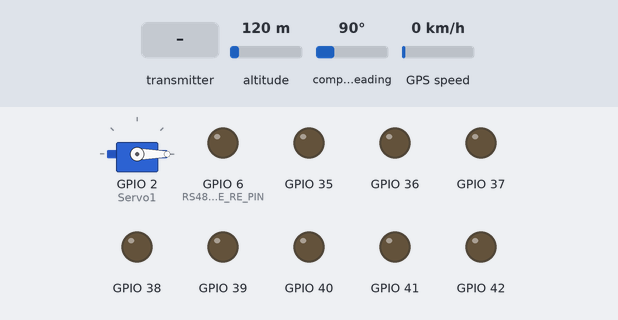
Simulated run of this sketch. Board: ESP32-S3. Parts: servo, output pins drawn as LEDs (lit = HIGH). The test bench sets the inputs (shaded band); at power-on: altitude 120 m, compass heading 90°, GPS speed 0 km/h. The GPS gets a fix after 3 s at 37.7749, -122.4194 with 8 satellites; no radio packets arrive unless stated; pins used as bus, display or sensor lines are not drawn; what the sketch prints to the serial monitor is not drawn.

Above: at 1.7 s.
1.8 s: the transmitter starts sending ARMstatus = 1
At 2.7 s:
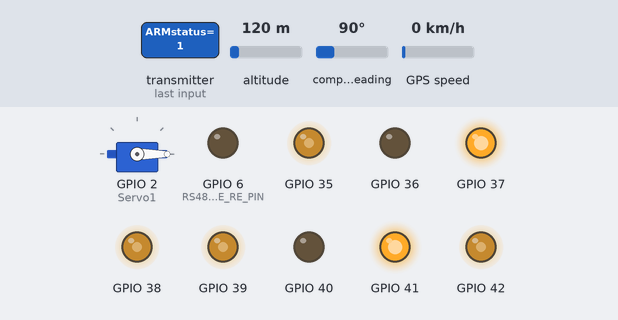
3.3 s: the transmitter starts sending b2 = 64
At 3.6 s:
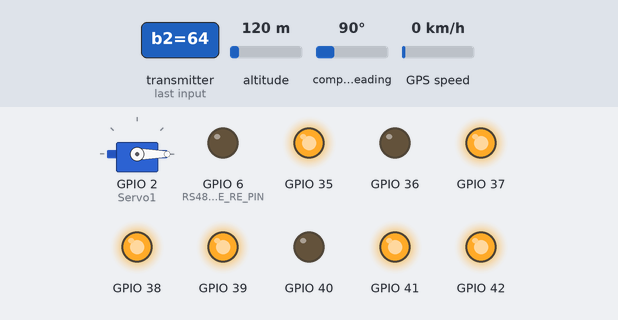
4.8 s: the transmitter starts sending joyY = 2048
At 5.7 s:
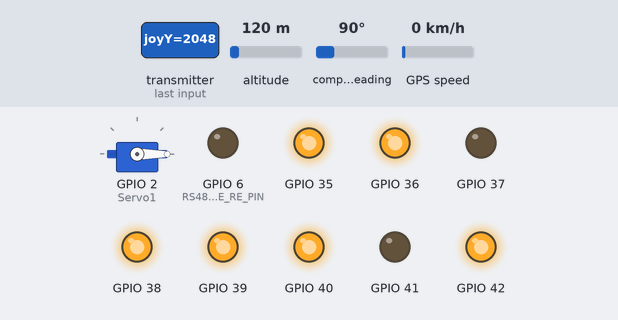
6.3 s: the transmitter starts sending joyX = 1024
At 7.0 s:
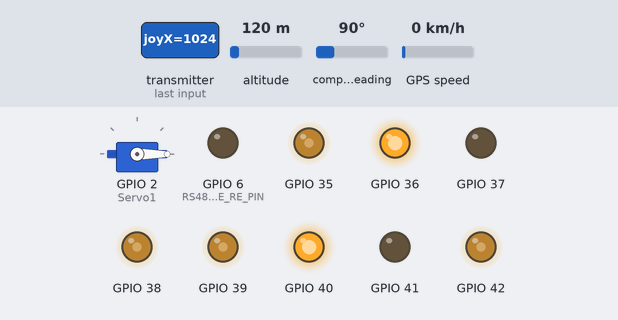
7.8 s: the transmitter starts sending b2 = 0
At 9.0 s:
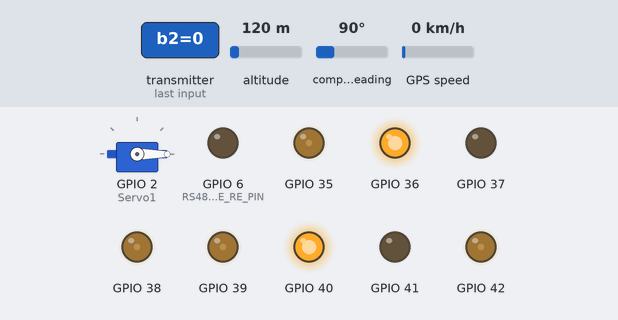
9.3 s: the transmitter starts sending joyY = 1024
At 10.3 s:
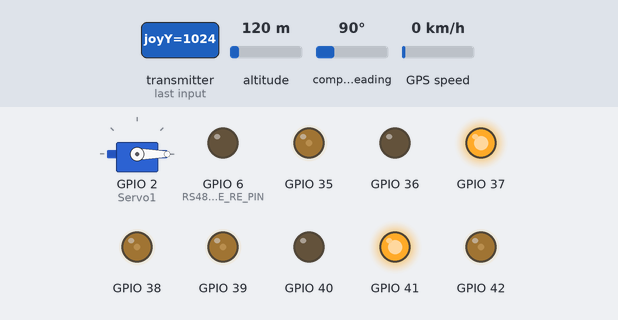
Timing chart, 0 to 11.8 s (numbered marks = the images above; inputs shaded):
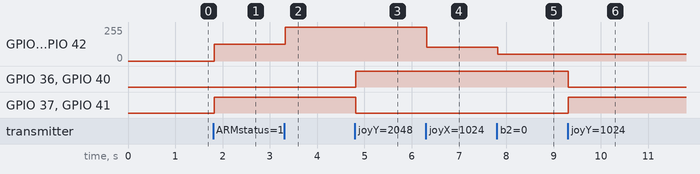

Measured:
- after the input at 1.8 s, GPIO 35, GPIO 38, GPIO 39, GPIO 42: 0/255 → 127/255 at once; GPIO 37, GPIO 41: LOW → HIGH at once
- after the input at 3.3 s, GPIO 35, GPIO 38, GPIO 39, GPIO 42: 127/255 → 255/255 at once
- after the input at 4.8 s, GPIO 36, GPIO 40: LOW → HIGH at once; GPIO 37, GPIO 41: HIGH → LOW at once
- after the input at 6.3 s, GPIO 35, GPIO 38, GPIO 39, GPIO 42: 255/255 → 105/255 at once
- after the input at 7.8 s, GPIO 35, GPIO 38, GPIO 39, GPIO 42: 105/255 → 52/255 at once
- after the input at 9.3 s, GPIO 36, GPIO 40: HIGH → LOW at once; GPIO 37, GPIO 41: LOW → HIGH at once

The sketch:

Rover.ino
```cpp
#include <TinyGPS++.h>
#include <TinyGPSPlus.h>
#include <DHT22.h>
#include <BH1750.h>
#include <Wire.h>
#include <SPI.h>
#include <ModbusMaster.h>
#include <RF24.h>
#include <ESP32Servo.h>
#include <HardwareSerial.h>


#define pinDATA 3

#define uart1_rx 17
#define uart1_tx 18

#define RS485_DE_RE_PIN 6   // ขา Enable ส่ง/รับ ของ MAX485 (DE + RE)
#define RS485_RX_PIN    19  // RO จาก MAX485 → RX2
#define RS485_TX_PIN    20  // DI จาก ESP32 → TX2

#define SCK 12
#define MISO 13
#define MOSI 11

#define TXCSN  46
#define TXCE   10

#define RXCSN  14
#define RXCE   21

RF24 radioTX(TXCE, TXCSN);
RF24 radioRX(RXCE, RXCSN);

bool ARM, Resrc;
const int CENTER_X = 1772;
const int CENTER_Y = 1772;
const int DEAD     = 20;
uint8_t speed = 0;
int stae = 0;

const byte addressTX[6] = "John";
//const byte addressTXPos[6] = "JohnPo";

const byte addressRX[6] = "Artur";

/*การกำหนดค่าเริ่มต้นให้กับโครงสร้าง (structure) ที่จัดเรียงสมาชิกในหน่วยความจำให้ ชิดติดกันโดยไม่มีการเว้นช่องว่าง ซึ่งแตกต่างจากค่าเริ่มต้นปกติที่คอมไพเลอร์อาจเพิ่มช่องว่าง
(padding) เพื่อเพิ่มประสิทธิภาพในการเข้าถึงข้อมูล โดยมีจุดประสงค์หลักเพื่อลดขนาดของหน่วยความจำที่ใช้และเพื่อให้มั่นใจว่าข้อมูลจะมีรูปแบบตรงตามที่กำหนดไว้
int8_t → 1 byte
int16_t × 5 → 10 bytes
uint16_t × 4 → 8 bytes
float × 2 → 8 bytes
int16_t → 2 bytes
รวม = 1 + 10 + 8 + 8 + 2 = 29 bytes
*/
struct __attribute__((packed)) SoilPacket {
  int8_t   lux;
  int16_t  t10;
  int16_t  h10;
  int16_t  hum10;
  int16_t  tmp10;
  int16_t  ph10;
  uint16_t ec;
  uint16_t n;
  uint16_t p;
  uint16_t k;
  float    lat;
  float    lon;
  int16_t  au;
  int16_t  speed;
};
SoilPacket dataTX;

/*
struct GNSSPayload {
  float    lat;
  float    lon;
  int16_t  au;
  int16_t  speed;
};

GNSSPayload dataTXPosition;*/

struct Payload {
  uint8_t  b1;
  uint8_t  b2;
  uint8_t  b3;
  uint8_t  trig;
  uint16_t joyX;
  uint16_t joyY;
  bool ARMstatus;
  bool Resrcstatus;
};
Payload dataRX;

TinyGPSPlus gps;
HardwareSerial ss(1);

BH1750 lightMeter;

DHT22 dht22(pinDATA);

HardwareSerial &RS485Serial = Serial2;
ModbusMaster node;

Servo Servo1;

// ====== ควบคุม DE/RE สำหรับ half-duplex ======
void preTransmission()
{
  digitalWrite(RS485_DE_RE_PIN, HIGH); // เข้าโหมดส่ง
}

void postTransmission()
{
  digitalWrite(RS485_DE_RE_PIN, LOW);  // กลับมาโหมดรับ
}

void idle(){
  digitalWrite(36, 0);
  digitalWrite(37, 0);
  digitalWrite(40, 0);
  digitalWrite(41, 0);
  analogWrite(35, 0);
  analogWrite(38, 0);
  analogWrite(39, 0);
  analogWrite(42, 0);
}

void backward(){
  digitalWrite(36, 1);
  digitalWrite(37, 0);
  digitalWrite(40, 1);
  digitalWrite(41, 0);
  analogWrite(35, updateSpeedXY());
  analogWrite(38, updateSpeedXY());
  analogWrite(39, updateSpeedXY());
  analogWrite(42, updateSpeedXY());
}

void forward(){
  digitalWrite(36, 0);
  digitalWrite(37, 1);

  digitalWrite(40, 0);
  digitalWrite(41, 1);
  analogWrite(35, updateSpeedXY());
  analogWrite(38, updateSpeedXY());
  analogWrite(39, updateSpeedXY());
  analogWrite(42, updateSpeedXY());
}
void spinright(){
  digitalWrite(36, 1);
  digitalWrite(37, 0);
  digitalWrite(40, 0);
  digitalWrite(41, 1);

  analogWrite(35, updateSpeedXY());
  analogWrite(38, updateSpeedXY());
  analogWrite(39, updateSpeedXY());
  analogWrite(42, updateSpeedXY());
}

void spinleft(){
  digitalWrite(36, 0);
  digitalWrite(37, 1);
  digitalWrite(40, 1);
  digitalWrite(41, 0);

  analogWrite(35, updateSpeedXY());
  analogWrite(38, updateSpeedXY());
  analogWrite(39, updateSpeedXY());
  analogWrite(42, updateSpeedXY());
}

void Motoersoild(){
  digitalWrite(36, 1);
  digitalWrite(37, 0);
  digitalWrite(40, 0);
  digitalWrite(41, 1);
  analogWrite(35, updateSpeedXY());
  analogWrite(38, updateSpeedXY());
  analogWrite(39, updateSpeedXY());
  analogWrite(42, updateSpeedXY());
}


void setup() {
  Serial.begin(115200);
  ss.begin(9600, SERIAL_8N1, uart1_rx, uart1_tx, false);
  SPI.begin(SCK, MISO, MOSI);
  SPI.setBitOrder(MSBFIRST);
  pinMode(TXCSN, OUTPUT); digitalWrite(TXCSN, 1);
  pinMode(RXCSN, OUTPUT); digitalWrite(RXCSN, 1);
  pinMode(TXCE,  OUTPUT); digitalWrite(TXCE, 0);
  pinMode(RXCE,  OUTPUT); digitalWrite(RXCE, 0);
  pinMode(35, OUTPUT);
  pinMode(36, OUTPUT);
  pinMode(37, OUTPUT);
  pinMode(38, OUTPUT);
  pinMode(39, OUTPUT);
  pinMode(40, OUTPUT);
  pinMode(41, OUTPUT);
  pinMode(42, OUTPUT);
  // Initialize the I2C bus (BH1750 library doesn't do this automatically)
  Wire.begin(5, 4);

  ESP32PWM::allocateTimer(0);
  ESP32PWM::allocateTimer(1);
  ESP32PWM::allocateTimer(2);
  ESP32PWM::allocateTimer(3);

  Servo1.setPeriodHertz(50);    // Standard 50Hz servo
  Servo1.attach(2, 500, 2400);
  lightMeter.begin();

  pinMode(RS485_DE_RE_PIN, OUTPUT);
  digitalWrite(RS485_DE_RE_PIN, LOW);  // เริ่มที่โหมดรับ

  // เริ่ม UART2 สำหรับ RS485
  RS485Serial.begin(4800, SERIAL_8N1, RS485_RX_PIN, RS485_TX_PIN);

  // ตั้งค่า ModbusMaster
  uint8_t slaveID = 1;   // Modbus Device ID = 1
  node.begin(slaveID, RS485Serial);

  // Callback เปิด/ปิด DE/RE
  node.preTransmission(preTransmission);
  node.postTransmission(postTransmission);

  if (!radioTX.begin()) {
    Serial.println("RadioTX not responding!");
    while (1) { delay(1000); }
  }
  radioTX.begin();
  radioTX.setChannel(102);
  radioTX.setDataRate(RF24_1MBPS);
  radioTX.setPALevel(RF24_PA_LOW);
  radioTX.stopListening();        //โหมดส่ง


    if (!radioRX.begin()) {
    Serial.println("RadioRX not responding!");
    while (1) { delay(1000); }
  }
  radioRX.begin();
  radioRX.setChannel(100);          // ช่อง 0–125
  radioRX.setDataRate(RF24_1MBPS);
  radioRX.setPALevel(RF24_PA_LOW);
  radioRX.openReadingPipe(1, addressRX);
  radioRX.startListening();        //โหมดรับ
  delay(500);
  Servo1.write(0);

  Serial.println(F("Test begin"));
}
float lux ;
unsigned long lastModbus = 0;
unsigned long lastDHT    = 0;
unsigned long lastSend   = 0;
unsigned long lastpressed   = 0;
unsigned long lastDATARXPOSEAD   = 0;


int x;
bool inaction;
bool lastB2;

void loop() {
  unsigned long now = millis();
  uint8_t result;
  ARM = dataRX.ARMstatus;
  Resrc = dataRX.Resrcstatus;

  // ===== 5) รับจอยจาก RF24 ตัวอื่น =====
  if (radioRX.available()) {
    radioRX.read(&dataRX, sizeof(dataRX));
  }
    Serial.print("RX <- ");
    Serial.print("B1:");   Serial.print(dataRX.b1);
    Serial.print(" B2:");  Serial.print(dataRX.b2);
    Serial.print(" B3:");  Serial.print(dataRX.b3);
    Serial.print(" TRG:"); Serial.print(dataRX.trig);
    Serial.print(" X:");   Serial.print(dataRX.joyX);
    Serial.print(" Y:");   Serial.print(dataRX.joyY);
    Serial.print(" speed:"); Serial.print(updateSpeedXY());
    Serial.print(" turn:"); Serial.print(stae);
    Serial.print(" inaction:"); Serial.print(inaction);
    Serial.print(" ARM:");   Serial.print(ARM);
    Serial.print(" Resrc:");   Serial.print(Resrc);
    Serial.print(" servo:");   Serial.print(AngleResrcControll());
    Serial.print(" tmp:");   Serial.print((dataTX.tmp10));
    Serial.print(" lat:");   Serial.print(dataTX.lat,6);
    Serial.print(" lon:");   Serial.print(dataTX.lon,6);
    Serial.print(" au:");   Serial.print(dataTX.au);
    Serial.print(" airtmp:");   Serial.println((dataTX.t10));

    if (now - lastDATARXPOSEAD >= 100){
      lastDATARXPOSEAD = now;
     while (ss.available() > 0) {
    gps.encode(ss.read());
    dataTX.lat = gps.location.lat();
    dataTX.lon = gps.location.lng();
    dataTX.au  = gps.altitude.meters();
    dataTX.speed = gps.speed.kmph();
  }
    bool ok = radioTX.write(&dataTX, sizeof(dataTX));
    }
 ////////////////MODE สำรวจ//////////////////////
  if (ARM == 1) {
    Resrc = 0;
    if (stae == 4) {forward();}
    else if (stae == 3) {backward();}
    else if (stae == 2) {spinleft();}
    else if (stae == 1) {spinright();}
    else {idle();}

  }
 ////////////////MODE ตวรจ//////////////////////
  else if (Resrc == 1){
    ARM = 0;
    Servo1.write(AngleResrcControll());
    delay(100);
    if (dataRX.b2 == 1){
        node.clearResponseBuffer();
        result = node.readHoldingRegisters(0x0000, 7);
        dataTX.t10 = (int16_t)(dht22.getTemperature()*10);
        dataTX.h10 = (int16_t)(dht22.getHumidity()*10);

        if (lightMeter.measurementReady()) {
        dataTX.lux = (int16_t)(lightMeter.readLightLevel()*10);
        }else{ dataTX.lux = 999*10; }

        if (result == node.ku8MBSuccess) {
        dataTX.hum10 = (int16_t) (node.getResponseBuffer(0)*10.0f);
        dataTX.tmp10 = (int16_t) (node.getResponseBuffer(1)*10.0f);
        dataTX.ec    = (int16_t) (node.getResponseBuffer(2)*10.0f);
        dataTX.ph10  = (int16_t) (node.getResponseBuffer(3)*10.0f);
        dataTX.n     = (int16_t) (node.getResponseBuffer(4)*10.0f);
        dataTX.p     = (int16_t) (node.getResponseBuffer(5)*10.0f);
        dataTX.k     = (int16_t) (node.getResponseBuffer(6)*10.0f);}
      else {
      // ถ้าอยาก debug error code ก็ print ตรงนี้ได้
      Serial.print("Modbus err = "); Serial.println(result);
       }
      while (ss.available() > 0) {
      gps.encode(ss.read());
      dataTX.lat = gps.location.lat();
      dataTX.lon = gps.location.lng();
      dataTX.au  = gps.altitude.meters();
       }

      radioTX.openWritingPipe(addressTX);
      bool ok = radioTX.write(&dataTX, sizeof(dataTX));
    }
    else {
    idle();
    Servo1.write(0);
    }
  }else{Clearsoildata();}
}

 void Clearsoildata(){
    dataTX.lux = 0;
  dataTX.t10 = 0;
  dataTX.h10 = 0;
  dataTX.hum10 = 0;
  dataTX.tmp10 = 0;
  dataTX.ph10 = 0;
  dataTX.ec = 0;
  dataTX.n = 0;
  dataTX.p = 0;
  dataTX.k = 0;
}

uint8_t updateSpeedXY() {
  int speedX = 0;
  int speedY = 0;

  if (dataRX.joyX >= CENTER_X + DEAD) {
    speedX = map(dataRX.joyX, CENTER_X + DEAD, 4095, 0, 255);
    stae = 2;
  }
   else if (dataRX.joyX <= CENTER_X - DEAD) {
    speedX = map(dataRX.joyX, CENTER_X - DEAD, 0,   0, 255);
    stae = 1;
  }
  else {
    speedX = 0;
  }

  if (dataRX.joyY >= CENTER_Y + DEAD) {
    speedY = map(dataRX.joyY, CENTER_Y + DEAD, 4095, 0, 255);
    stae = 3;
  } else if (dataRX.joyY <= CENTER_Y - DEAD) {
    speedY = map(dataRX.joyY, CENTER_Y - DEAD, 0,   0, 255);
    stae = 4;
  } else {
    speedY = 0;
  }

  int s = (speedX > speedY) ? speedX : speedY;
  int i = (dataRX.b2 == 0) ? s/2 : s;
  return (uint8_t)constrain(i, 0, 255);
}

uint8_t AngleResrcControll() {
    static uint8_t lastB3   = 0;   // สถานะปุ่มรอบก่อน
    static uint8_t lastTrig = 0;
    static int i;
    unsigned long now = millis();
    if (now - lastSend >= 10) {    // เช็คถี่หน่อย เช่นทุก 10 ms
        lastSend = now;
        int delta =
            (dataRX.b3 == 1  && lastB3   == 0) ?  10 :      // เพิ่งกด b3      → +1
            (dataRX.trig == 1 && lastTrig == 0) ? -10 :     // เพิ่งกด trig    → -1
                                                  0;       // ไม่ได้กดใหม่   → 0
        i += delta;
        // เก็บสถานะล่าสุดไว้เทียบรอบหน้า
        lastB3   = dataRX.b3;
        lastTrig = dataRX.trig;
    }
    return (uint8_t)constrain(i, 0, 255);;
}
```
